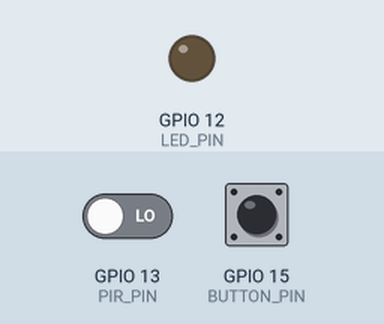
Simulated run of this sketch. Board: ESP32. Shown: output pins drawn as LEDs (lit = HIGH). The test bench sets the inputs (shaded band); at power-on: GPIO 13 (PIR_PIN) LOW, GPIO 15 (BUTTON_PIN) HIGH. WiFi joins after 1.5 s; servers stay silent unless stated; random numbers use the default seed unless the sketch sets one; EEPROM starts erased; no MQTT or app messages arrive unless stated; what the sketch prints to the serial monitor is not drawn.

Above: at 3.7 s.
3.8 s: GPIO 13 (PIR_PIN) driven HIGH
At 4.5 s:
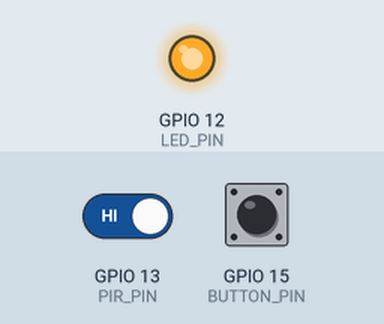
15.6 s: GPIO 13 (PIR_PIN) driven LOW
At 17.3 s:
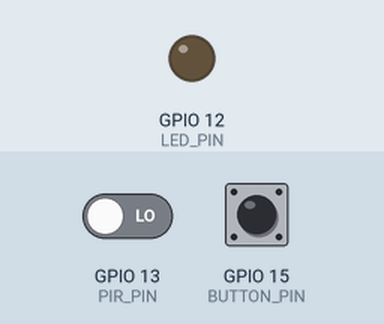
Timing chart, 0 to 18.6 s (numbered marks = the images above; inputs shaded):
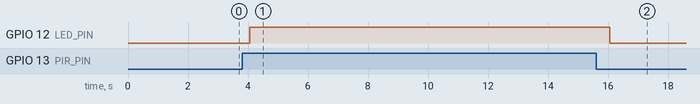

Measured:
- after the input at 3.8 s, GPIO 12 (LED_PIN): LOW → HIGH after 0.26 s
- after the input at 15.6 s, GPIO 12 (LED_PIN): HIGH → LOW after 0.46 s

The sketch:

AutoLED.ino
```cpp
#include <Arduino.h>
#include <WiFi.h>
#include <PubSubClient.h>
#include <WiFiClientSecure.h>
#include <ArduinoJson.h>
#include <WiFiManager.h>
#include <Preferences.h>
#include <ESP32Ping.h>

//==== MQTT settings ====
const char* mqtt_server = "49b6dcd6236247be8bcfe1416017e3b6.s1.eu.hivemq.cloud";
const char* mqtt_username = "IoTPlatform";
const char* mqtt_password = "IoT@Platform_215599";
const int mqtt_port = 8883;
char id[40] = "";

WiFiClientSecure espClient;
PubSubClient client(espClient);
unsigned long lastMsg = 0;
char topic[40] = "";
char re_topic[40] = "";
static const char* root_ca PROGMEM = R"EOF(
-----BEGIN CERTIFICATE-----
MIIFazCCA1OgAwIBAgIRAIIQz7DSQONZRGPgu2OCiwAwDQYJKoZIhvcNAQELBQAw
TzELMAkGA1UEBhMCVVMxKTAnBgNVBAoTIEludGVybmV0IFNlY3VyaXR5IFJlc2Vh
cmNoIEdyb3VwMRUwEwYDVQQDEwxJU1JHIFJvb3QgWDEwHhcNMTUwNjA0MTEwNDM4
WhcNMzUwNjA0MTEwNDM4WjBPMQswCQYDVQQGEwJVUzEpMCcGA1UEChMgSW50ZXJu
ZXQgU2VjdXJpdHkgUmVzZWFyY2ggR3JvdXAxFTATBgNVBAMTDElTUkcgUm9vdCBY
MTCCAiIwDQYJKoZIhvcNAQEBBQADggIPADCCAgoCggIBAK3oJHP0FDfzm54rVygc
h77ct984kIxuPOZXoHj3dcKi/vVqbvYATyjb3miGbESTtrFj/RQSa78f0uoxmyF+
0TM8ukj13Xnfs7j/EvEhmkvBioZxaUpmZmyPfjxwv60pIgbz5MDmgK7iS4+3mX6U
A5/TR5d8mUgjU+g4rk8Kb4Mu0UlXjIB0ttov0DiNewNwIRt18jA8+o+u3dpjq+sW
T8KOEUt+zwvo/7V3LvSye0rgTBIlDHCNAymg4VMk7BPZ7hm/ELNKjD+Jo2FR3qyH
B5T0Y3HsLuJvW5iB4YlcNHlsdu87kGJ55tukmi8mxdAQ4Q7e2RCOFvu396j3x+UC
B5iPNgiV5+I3lg02dZ77DnKxHZu8A/lJBdiB3QW0KtZB6awBdpUKD9jf1b0SHzUv
KBds0pjBqAlkd25HN7rOrFleaJ1/ctaJxQZBKT5ZPt0m9STJEadao0xAH0ahmbWn
OlFuhjuefXKnEgV4We0+UXgVCwOPjdAvBbI+e0ocS3MFEvzG6uBQE3xDk3SzynTn
jh8BCNAw1FtxNrQHusEwMFxIt4I7mKZ9YIqioymCzLq9gwQbooMDQaHWBfEbwrbw
qHyGO0aoSCqI3Haadr8faqU9GY/rOPNk3sgrDQoo//fb4hVC1CLQJ13hef4Y53CI
rU7m2Ys6xt0nUW7/vGT1M0NPAgMBAAGjQjBAMA4GA1UdDwEB/wQEAwIBBjAPBgNV
HRMBAf8EBTADAQH/MB0GA1UdDgQWBBR5tFnme7bl5AFzgAiIyBpY9umbbjANBgkq
hkiG9w0BAQsFAAOCAgEAVR9YqbyyqFDQDLHYGmkgJykIrGF1XIpu+ILlaS/V9lZL
ubhzEFnTIZd+50xx+7LSYK05qAvqFyFWhfFQDlnrzuBZ6brJFe+GnY+EgPbk6ZGQ
3BebYhtF8GaV0nxvwuo77x/Py9auJ/GpsMiu/X1+mvoiBOv/2X/qkSsisRcOj/KK
NFtY2PwByVS5uCbMiogziUwthDyC3+6WVwW6LLv3xLfHTjuCvjHIInNzktHCgKQ5
ORAzI4JMPJ+GslWYHb4phowim57iaztXOoJwTdwJx4nLCgdNbOhdjsnvzqvHu7Ur
TkXWStAmzOVyyghqpZXjFaH3pO3JLF+l+/+sKAIuvtd7u+Nxe5AW0wdeRlN8NwdC
jNPElpzVmbUq4JUagEiuTDkHzsxHpFKVK7q4+63SM1N95R1NbdWhscdCb+ZAJzVc
oyi3B43njTOQ5yOf+1CceWxG1bQVs5ZufpsMljq4Ui0/1lvh+wjChP4kqKOJ2qxq
4RgqsahDYVvTH9w7jXbyLeiNdd8XM2w9U/t7y0Ff/9yi0GE44Za4rF2LN9d11TPA
mRGunUHBcnWEvgJBQl9nJEiU0Zsnvgc/ubhPgXRR4Xq37Z0j4r7g1SgEEzwxA57d
emyPxgcYxn/eR44/KJ4EBs+lVDR3veyJm+kXQ99b21/+jh5Xos1AnX5iItreGCc=
-----END CERTIFICATE-----
)EOF";

// GPIO setting
#define PIR_PIN 13     // Chân kết nối với HC-SR501
#define LED_PIN 12     // Chân kết nối với LED
#define BUTTON_PIN 15  // Chân kết nối với BUTTON

bool is_control = false;   // LED có đang được điều khiển?
bool motion = false;       // trạng thái cảm biến
bool prev_motion = false;  // trạng thái cũ của cảm biến
bool is_enable_ap = false;

//==== Task Handles ====
TaskHandle_t SensorTaskHandle;
TaskHandle_t NetworkTaskHandle;

Preferences preferences;
void saveConfigToEEPROM(const char* id, const char* topic, const char* re_topic) {
  preferences.begin("config", false);
  preferences.putString("device_id", id);
  preferences.putString("mqtt_topic", topic);
  preferences.putString("mqtt_retopic", re_topic);
  preferences.end();

  // Debug
  Serial.println("[EEPROM] Saved config:");
  Serial.print("  ID: ");
  Serial.println(id);
  Serial.print("  Topic: ");
  Serial.println(topic);
  Serial.print("  Re-topic: ");
  Serial.println(re_topic);
}

void loadConfigFromEEPROM() {
  preferences.begin("config", true);
  strcpy(id, preferences.getString("device_id", "").c_str());  // Nếu chưa có giá trị, dùng mặc định
  strcpy(topic, preferences.getString("mqtt_topic", "").c_str());
  strcpy(re_topic, preferences.getString("mqtt_retopic", "").c_str());
  preferences.end();

  // Debug
  Serial.println("[EEPROM] Loaded config:");
  Serial.print("  ID: ");
  Serial.println(id);
  Serial.print("  Topic: ");
  Serial.println(topic);
  Serial.print("  Re-topic: ");
  Serial.println(re_topic);
}

//==== Điều khiển LED và cảm biến ====
void SensorTask(void* parameter) {
  while (1) {
    // 🔹 Bấm nút để vào AP Mode
    if (digitalRead(BUTTON_PIN) == LOW) {
      is_enable_ap = true;
      xTaskNotifyGive(NetworkTaskHandle);  // Gửi tín hiệu đến NetworkTask để vào AP Mode
    } else is_enable_ap = false;

    if (is_control) {
      vTaskDelay(pdMS_TO_TICKS(1000));
      continue;
    } else {
      motion = digitalRead(PIR_PIN);  // Đọc trạng thái cảm biến
      if (motion != prev_motion) {
        xTaskNotifyGive(NetworkTaskHandle);  // Gửi tín hiệu đến NetworkTask khi cảm biến thay đổi
        if (motion == HIGH) Serial.println("Phát hiện chuyển động! Bật RELAY.");
        else Serial.println("Không có chuyển động! Tắt RELAY.");
      }
      prev_motion = motion;

      if (motion == HIGH) {
        digitalWrite(LED_PIN, HIGH);
      } else {
        digitalWrite(LED_PIN, LOW);
      }
    }

    vTaskDelay(pdMS_TO_TICKS(500));
  }
}

//==== Duy trì kết nối WiFi và MQTT ====
void NetworkTask(void* parameter) {
  while (1) {
    // Tự động kết nối WiFi và MQTT
    if (WiFi.status() != WL_CONNECTED) {
      is_control = false;  // Tắt chế độ điều khiển qua mạng
      Serial.println("WiFi disconnected! Reconnecting...");
      connectWiFi();
    }

    if (!client.connected()) {
      is_control = false;  // Tắt chế độ điều khiển qua mạng
      Serial.println("MQTT disconnected! Reconnecting...");
      reconnect();
    }
    client.loop();

    // Xử lý nhận tín hiệu từ SensorTask
    if (ulTaskNotifyTake(pdTRUE, pdMS_TO_TICKS(1000))) {
      if (is_enable_ap)
        enableAPMode();
      else
        publishMessage(topic, true);
    }

    vTaskDelay(pdMS_TO_TICKS(1000));
  }
}

//==== Kết nối WiFi ====
void connectWiFi() {
  Serial.println("Đang kết nối WiFi...");

  // Nếu đã có WiFi lưu sẵn, thử kết nối lại
  WiFi.begin();
  int attempts = 0;
  while (WiFi.status() != WL_CONNECTED && attempts < 5) {
    Serial.print(".");
    vTaskDelay(pdMS_TO_TICKS(500));
    attempts++;
  }

  if (WiFi.status() == WL_CONNECTED) {
    Serial.println("\nWiFi đã kết nối lại!");
    Serial.print("Địa chỉ IP: ");
    Serial.println(WiFi.localIP());
  } else {
    Serial.println("\nKhông kết nối lại được với WiFi, thiết bị hoạt động không có mạng.");
  }
}

// Check Internet access for WiFi
bool checkInternet() {
  Serial.println("Checking Internet access by pinging 8.8.8.8...");
  bool success = Ping.ping(IPAddress(8, 8, 8, 8), 3);  // Ping 3 lần đến Google DNS

  if (success) {
    Serial.println("Internet access confirmed");
    return true;
  } else {
    Serial.println("No Internet access");
    return false;
  }
}

//==== Vào AP Mode ====
void enableAPMode() {
  WiFi.disconnect(true);  // Ngắt kết nối WiFi để vào AP Mode
  vTaskDelay(pdMS_TO_TICKS(100));

  WiFi.mode(WIFI_AP);  // Vào AP Mode
  WiFiManager wm;
  wm.setConfigPortalTimeout(120);  // Giới hạn AP trong 120 giây

  loadConfigFromEEPROM();  // Load config hiện tại

  // input field cho id, topic trong WiFi Manager
  WiFiManagerParameter custom_id("device_id", "Device ID", id, 40);
  WiFiManagerParameter custom_topic("mqtt_topic", "MQTT Topic", topic, 40);
  WiFiManagerParameter custom_retopic("mqtt_retopic", "MQTT Receive Topic", re_topic, 40);

  // Thêm các tham số vào WiFiManager
  wm.addParameter(&custom_id);
  wm.addParameter(&custom_topic);
  wm.addParameter(&custom_retopic);

  if (wm.startConfigPortal("AutoLED_Config")) {
    Serial.println("Cấu hình thành công!");
    Serial.print("Địa chỉ IP: ");
    Serial.println(WiFi.localIP());

    // Lưu cấu hình sau khi người dùng nhập dữ liệu mới
    saveConfigToEEPROM(custom_id.getValue(), custom_topic.getValue(), custom_retopic.getValue());
    vTaskDelay(pdMS_TO_TICKS(1000));
    loadConfigFromEEPROM();

    // Tắt AP sau cấu hình
    if (WiFi.status() == WL_CONNECTED) {
      WiFi.softAPdisconnect(true);
      Serial.println("Tắt AP sau khi cấu hình xong.");
    }
  } else {
    Serial.println("Hết thời gian cấu hình hoặc không kết nối được!");
  }
}

//==== Kết nối MQTT ====
void reconnect() {
  if (WiFi.status() != WL_CONNECTED) {
    Serial.println("Không có WiFi, không thể kết nối MQTT.");
    return;
  }

  if (!checkInternet()) {
    Serial.println("WiFi không có kết nối mạng. Không thể kết nối MQTT");
    return;
  }

  int attempts = 0;
  while (!client.connected() && attempts < 5) {
    Serial.print("Connecting to MQTT...");
    String clientId = "ESP32Client-" + String(random(0xffff), HEX);

    if (client.connect(clientId.c_str(), mqtt_username, mqtt_password)) {
      Serial.println("Connected to MQTT");
      client.subscribe(re_topic);
      return;
    } else {
      Serial.print("Failed, rc=");
      Serial.println(client.state());
      vTaskDelay(pdMS_TO_TICKS(500));
    }
    attempts++;
  }
}

//==== Gửi dữ liệu MQTT ====
void publishMessage(const char* topic, boolean retained) {
  StaticJsonDocument<200> jsonDoc;
  jsonDoc["_id"] = id;
  JsonObject telemetry = jsonDoc.createNestedObject("telemetry");
  telemetry["state"] = motion;

  char jsonBuffer[200];
  serializeJson(jsonDoc, jsonBuffer);

  int attempts = 0;
  while (attempts < 5) {
    if (client.publish(topic, jsonBuffer, retained)) {
      Serial.println("Message published [" + String(topic) + "]: " + String(jsonBuffer));
      return;
    } else {
      attempts++;
      vTaskDelay(pdMS_TO_TICKS(500));
    }
  }
  Serial.println("Failed to publish message");
}

//==== Xử lý nhận dữ liệu từ MQTT ====
void callback(char* topic, byte* payload, unsigned int length) {
  Serial.print("Message arrived on topic [");
  Serial.print(topic);
  Serial.print("]: ");

  // Chuyển payload thành chuỗi JSON
  char message[length + 1];
  memcpy(message, payload, length);
  message[length] = '\0';
  Serial.println(message);

  // Parse JSON
  StaticJsonDocument<200> jsonDoc;
  DeserializationError error = deserializeJson(jsonDoc, message);

  if (error) {
    Serial.print("JSON parsing failed: ");
    Serial.println(error.f_str());
    return;
  }

  // Kiểm tra deviceId có trùng khớp không
  const char* receivedId = jsonDoc["deviceId"];
  if (receivedId && strcmp(receivedId, id) == 0) {
    motion = jsonDoc["state"];
    Serial.print("Updated state: ");
    Serial.println(motion ? "LED ON" : "LED OFF");

    // Điều khiển LED
    if (motion) {
      is_control = true;
      digitalWrite(LED_PIN, HIGH);
      Serial.println("Turn LED ON");
    } else {
      is_control = false;
      prev_motion = false;
      digitalWrite(LED_PIN, LOW);
      Serial.println("Turn LED OFF");
    }
  } else {
    Serial.println("Device ID mismatch, ignoring message.");
  }
}

void setup() {
  pinMode(PIR_PIN, INPUT_PULLDOWN);
  pinMode(LED_PIN, OUTPUT);
  pinMode(BUTTON_PIN, INPUT_PULLUP);
  digitalWrite(LED_PIN, LOW);
  Serial.begin(115200);
  Serial.println("Serial connected");

  // Đọc cấu hình đã lưu trong EEPROM
  loadConfigFromEEPROM();

  connectWiFi();
  espClient.setCACert(root_ca);
  client.setServer(mqtt_server, mqtt_port);
  client.setCallback(callback);
  if (!client.connected()) reconnect();
  client.loop();

  // Khởi tạo Task cảm biến trên Core 0
  xTaskCreatePinnedToCore(SensorTask, "SensorTask", 4096, NULL, 1, &SensorTaskHandle, 0);

  // Khởi tạo Task mạng trên Core 1
  xTaskCreatePinnedToCore(NetworkTask, "NetworkTask", 8192, NULL, 1, &NetworkTaskHandle, 1);
}

void loop() {
  vTaskDelay(portMAX_DELAY);  // Loop không làm gì vì tất cả chạy trong Task
}
```
